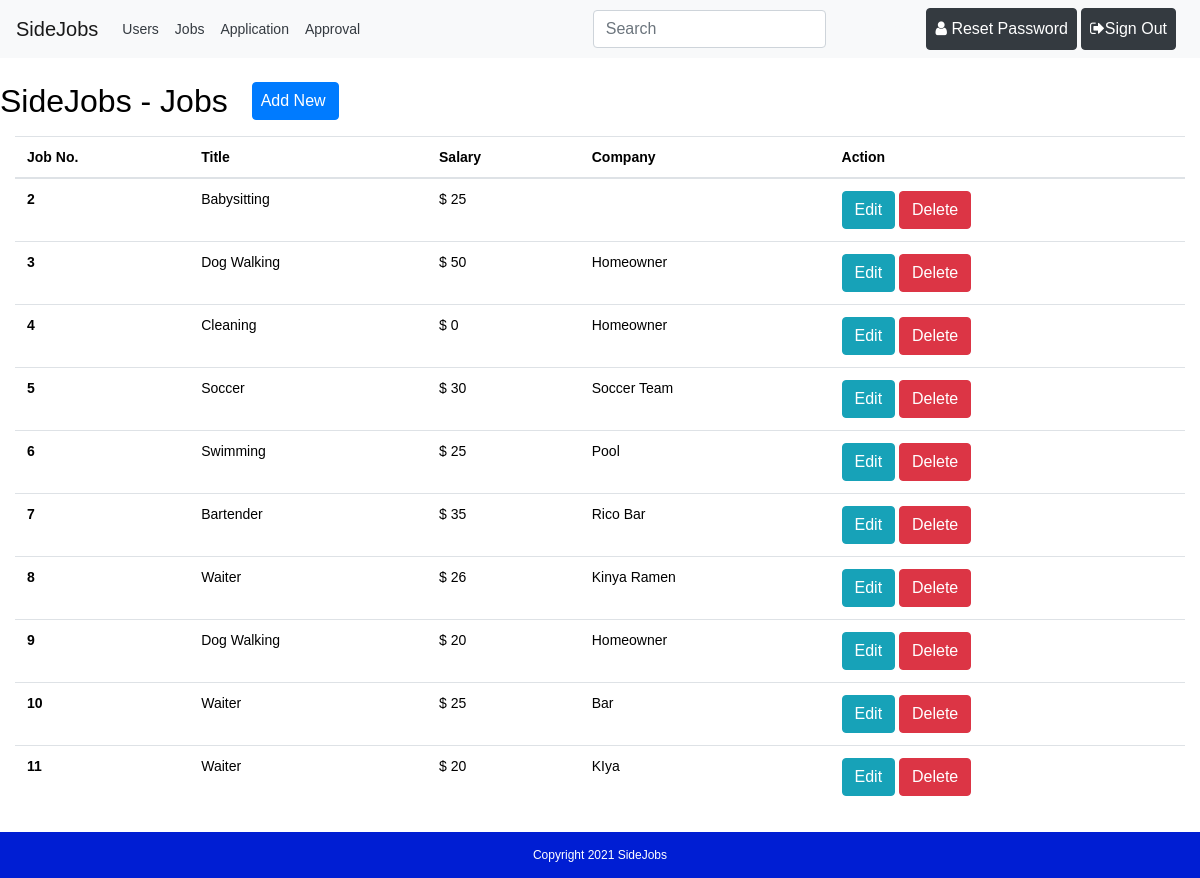
The app's page /components/job/view.php (signed in) with its own data.
### tables this page shows
CREATE TABLE `jobs` (
  `jobID` int(11) NOT NULL,
  `title` varchar(255) NOT NULL,
  `description` varchar(255) NOT NULL,
  `company` varchar(50) NOT NULL,
  `salary` float(50,0) NOT NULL,
  `email` varchar(50) NOT NULL,
  `userID` int(11) DEFAULT NULL
);

### components/job/view.php (the view, shortened to what this page needs)
<?php
$path = $_SERVER['DOCUMENT_ROOT'];
$path .= "/sidejob/";
require_once($path . 'connect.php');
$ReadSql = "SELECT * FROM `jobs`";
$res = mysqli_query($connection, $ReadSql);
?>
<?php require($path . 'templates/header.php') ?>
	<div class="container-fluid my-4">
		<div class="row my-2">
			<h2>SideJobs - Jobs</h2>
			<a href="add.php"><button type="button" class="btn btn-primary ml-4 pl-2">Add New</button></a>
		</div>
		<table class="table ">
		<thead>
			<tr>
				<th>Job No.</th>
				<th>Title</th>
				<th>Salary</th>
				<th>Company</th>
				<th>Action</th>
			</tr>
		</thead>
		<tbody>
		<?php
		while($r = mysqli_fetch_assoc($res)){
		?>
			<tr>
				<th scope="row"><?php echo $r['jobID']; ?></th>
				<td><?php echo $r['title']; ?></td>
				<td>$ <?php echo $r['salary']; ?></td>
				<td><?php echo $r['company']; ?></td>
				<td>
					<a href="update.php?id=<?php echo $r['jobID']; ?>"><button type="button" class="btn btn-info">Edit</button></a>
					<button type="button" class="btn btn-danger btn-xs" data-toggle="modal" data-target="#myModal<?php echo $r['jobID']; ?>">Delete</button>
				</td>
			</tr>
		<?php } ?>
		</tbody>
		</table>
	</div>
<?php require($path . 'templates/footer.php') ?>

### css/style.css (style rules this page uses)
* { color: black; }
html, body { height: 100%; }

### templates/header.php (style rules this page uses)
body { font: 14px sans-serif; }

### records on screen
jobs: jobID "2", title "Babysitting", salary "25"
jobs: jobID "3", title "Dog Walking", salary "50", company "Homeowner"
jobs: jobID "4", title "Cleaning", salary "0", company "Homeowner"
jobs: jobID "5", title "Soccer", salary "30", company "Soccer Team"
jobs: jobID "6", title "Swimming", salary "25", company "Pool"
jobs: jobID "7", title "Bartender", salary "35", company "Rico Bar"
jobs: jobID "8", title "Waiter", salary "26", company "Kinya Ramen"
jobs: jobID "9", title "Dog Walking", salary "20", company "Homeowner"
jobs: jobID "10", title "Waiter", salary "25", company "Bar"
jobs: jobID "11", title "Waiter", salary "20", company "KIya"
